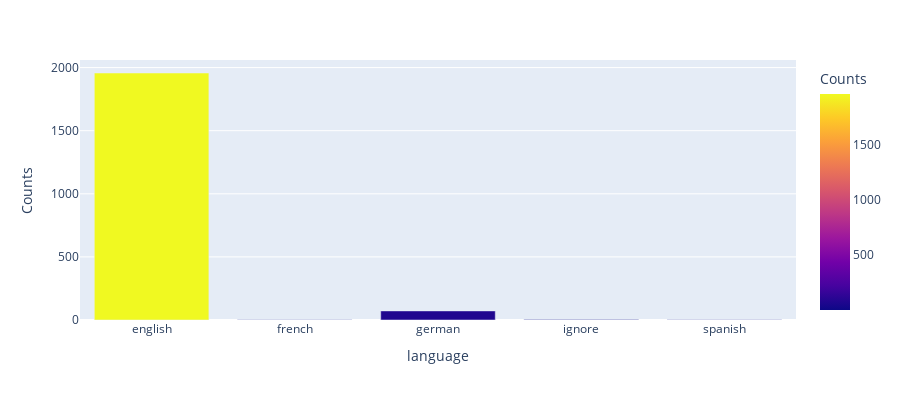

The cell this chart's notebook holds for it:
### Markdown cell above
Language of News Articles

### Code cell
sub_tf_data=data.groupby('language').apply(lambda x:x['language'].count()).reset_index(name='Counts')
fig = px.bar(sub_tf_data, x="language", y="Counts",
             color='Counts', barmode='group',
             height=400)
fig.show()

### Figure 1 — Plotly figure (JSON) as saved in the notebook; plotly's stock layout.template omitted (floating-point values rounded to 4 significant figures)
{"data": [{"alignmentgroup": "True", "hovertemplate": "language=%{x}<br>Counts=%{marker.color}<extra></extra>", "legendgroup": "", "marker": {"color": [1957, 2, 72, 3, 1], "coloraxis": "coloraxis", "pattern": {"shape": ""}}, "name": "", "offsetgroup": "", "orientation": "v", "showlegend": false, "textposition": "auto", "type": "bar", "x": ["english", "french", "german", "ignore", "spanish"], "xaxis": "x", "y": [1957, 2, 72, 3, 1], "yaxis": "y"}], "layout": {"barmode": "group", "coloraxis": {"colorbar": {"title": {"text": "Counts"}}, "colorscale": [[0, "#0d0887"], [0.1111, "#46039f"], [0.2222, "#7201a8"], [0.3333, "#9c179e"], [0.4444, "#bd3786"], [0.5556, "#d8576b"], [0.6667, "#ed7953"], [0.7778, "#fb9f3a"], [0.8889, "#fdca26"], [1, "#f0f921"]]}, "height": 400, "legend": {"tracegroupgap": 0}, "margin": {"t": 60}, "xaxis": {"anchor": "y", "domain": [0, 1], "title": {"text": "language"}}, "yaxis": {"anchor": "x", "domain": [0, 1], "title": {"text": "Counts"}}}}
